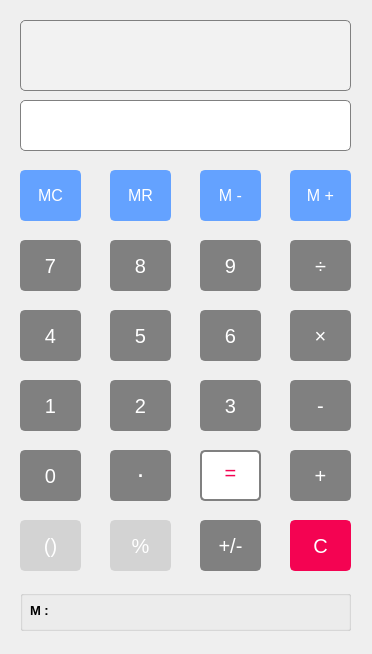
<?xml version="1.0" encoding="UTF-8"?>
<ui version="4.0">
 <class>Form</class>
 <widget class="QWidget" name="Form">
  <property name="windowModality">
   <enum>Qt::NonModal</enum>
  </property>
  <property name="geometry">
   <rect>
    <x>0</x>
    <y>0</y>
    <width>372</width>
    <height>654</height>
   </rect>
  </property>
  <property name="sizePolicy">
   <sizepolicy hsizetype="Fixed" vsizetype="Fixed">
    <horstretch>0</horstretch>
    <verstretch>0</verstretch>
   </sizepolicy>
  </property>
  <property name="minimumSize">
   <size>
    <width>372</width>
    <height>592</height>
   </size>
  </property>
  <property name="maximumSize">
   <size>
    <width>372</width>
    <height>700</height>
   </size>
  </property>
  <property name="windowTitle">
   <string>Hesap Makinesi</string>
  </property>
  <property name="windowIcon">
   <iconset>
    <normaloff>../images/icon Hesap Makinesi.ico</normaloff>../images/icon Hesap Makinesi.ico</iconset>
  </property>
  <property name="styleSheet">
   <string notr="true">QLineEdit {
    border: 1px solid gray;
    border-radius: 5px;
    padding: 0 8px;
    background: white;
    selection-background-color: red;
}

 QToolButton{
	border: 2px solid gray;
	border-radius: 5px;
	font-size: 20px;
	padding: 10px;
	width: 20px;
	height:20px;
	background: gray;
	color:white;
}

QToolButton:hover{	
	 background: white;
	color:black;
}

QTextEdit{
	border: 1px solid gray;
	border-radius: 5px;
	background: #f2f2f2;
}

QToolButton#btnParantez,
QToolButton#btnYuzde
{
	 background: lightgray;
	border: 2px solid lightgray;
}

QToolButton#btnMemoryTemizle,
QToolButton#btnMemoryEkleArti,
QToolButton#btnMemoryEkleEksi,
QToolButton#btnMemoryCagir
{
	background: #64a2ff;
	border-color: #64a2ff;
	font-size: 16px;
}</string>
  </property>
  <widget class="QLineEdit" name="txtScreen">
   <property name="geometry">
    <rect>
     <x>20</x>
     <y>100</y>
     <width>331</width>
     <height>51</height>
    </rect>
   </property>
   <property name="font">
    <font>
     <family>Segoe UI</family>
     <pointsize>14</pointsize>
    </font>
   </property>
   <property name="acceptDrops">
    <bool>false</bool>
   </property>
   <property name="autoFillBackground">
    <bool>false</bool>
   </property>
   <property name="text">
    <string/>
   </property>
   <property name="frame">
    <bool>false</bool>
   </property>
   <property name="alignment">
    <set>Qt::AlignRight|Qt::AlignTrailing|Qt::AlignVCenter</set>
   </property>
   <property name="placeholderText">
    <string/>
   </property>
  </widget>
  <widget class="QToolButton" name="btnTemizle">
   <property name="geometry">
    <rect>
     <x>290</x>
     <y>520</y>
     <width>61</width>
     <height>51</height>
    </rect>
   </property>
   <property name="styleSheet">
    <string notr="true">background-color:#f40352;
border: 2px solid #f40352;</string>
   </property>
   <property name="text">
    <string>C</string>
   </property>
   <property name="checkable">
    <bool>false</bool>
   </property>
  </widget>
  <widget class="QToolButton" name="btnParantez">
   <property name="geometry">
    <rect>
     <x>20</x>
     <y>520</y>
     <width>61</width>
     <height>51</height>
    </rect>
   </property>
   <property name="text">
    <string>()</string>
   </property>
  </widget>
  <widget class="QToolButton" name="btnYuzde">
   <property name="geometry">
    <rect>
     <x>110</x>
     <y>520</y>
     <width>61</width>
     <height>51</height>
    </rect>
   </property>
   <property name="text">
    <string>%</string>
   </property>
  </widget>
  <widget class="QToolButton" name="btnBolme">
   <property name="geometry">
    <rect>
     <x>290</x>
     <y>240</y>
     <width>61</width>
     <height>51</height>
    </rect>
   </property>
   <property name="text">
    <string>÷</string>
   </property>
  </widget>
  <widget class="QToolButton" name="btnCarpma">
   <property name="geometry">
    <rect>
     <x>290</x>
     <y>310</y>
     <width>61</width>
     <height>51</height>
    </rect>
   </property>
   <property name="text">
    <string>×</string>
   </property>
  </widget>
  <widget class="QToolButton" name="btn7">
   <property name="geometry">
    <rect>
     <x>20</x>
     <y>240</y>
     <width>61</width>
     <height>51</height>
    </rect>
   </property>
   <property name="text">
    <string>7</string>
   </property>
  </widget>
  <widget class="QToolButton" name="btn9">
   <property name="geometry">
    <rect>
     <x>200</x>
     <y>240</y>
     <width>61</width>
     <height>51</height>
    </rect>
   </property>
   <property name="text">
    <string>9</string>
   </property>
  </widget>
  <widget class="QToolButton" name="btn8">
   <property name="geometry">
    <rect>
     <x>110</x>
     <y>240</y>
     <width>61</width>
     <height>51</height>
    </rect>
   </property>
   <property name="text">
    <string>8</string>
   </property>
  </widget>
  <widget class="QToolButton" name="btnCikartma">
   <property name="geometry">
    <rect>
     <x>290</x>
     <y>380</y>
     <width>61</width>
     <height>51</height>
    </rect>
   </property>
   <property name="text">
    <string>-</string>
   </property>
  </widget>
  <widget class="QToolButton" name="btn4">
   <property name="geometry">
    <rect>
     <x>20</x>
     <y>310</y>
     <width>61</width>
     <height>51</height>
    </rect>
   </property>
   <property name="text">
    <string>4</string>
   </property>
  </widget>
  <widget class="QToolButton" name="btn6">
   <property name="geometry">
    <rect>
     <x>200</x>
     <y>310</y>
     <width>61</width>
     <height>51</height>
    </rect>
   </property>
   <property name="text">
    <string>6</string>
   </property>
  </widget>
  <widget class="QToolButton" name="btn5">
   <property name="geometry">
    <rect>
     <x>110</x>
     <y>310</y>
     <width>61</width>
     <height>51</height>
    </rect>
   </property>
   <property name="text">
    <string>5</string>
   </property>
  </widget>
  <widget class="QToolButton" name="btnToplama">
   <property name="geometry">
    <rect>
     <x>290</x>
     <y>450</y>
     <width>61</width>
     <height>51</height>
    </rect>
   </property>
   <property name="text">
    <string>+</string>
   </property>
  </widget>
  <widget class="QToolButton" name="btn1">
   <property name="geometry">
    <rect>
     <x>20</x>
     <y>380</y>
     <width>61</width>
     <height>51</height>
    </rect>
   </property>
   <property name="text">
    <string>1</string>
   </property>
  </widget>
  <widget class="QToolButton" name="btn3">
   <property name="geometry">
    <rect>
     <x>200</x>
     <y>380</y>
     <width>61</width>
     <height>51</height>
    </rect>
   </property>
   <property name="text">
    <string>3</string>
   </property>
  </widget>
  <widget class="QToolButton" name="btn2">
   <property name="geometry">
    <rect>
     <x>110</x>
     <y>380</y>
     <width>61</width>
     <height>51</height>
    </rect>
   </property>
   <property name="text">
    <string>2</string>
   </property>
  </widget>
  <widget class="QToolButton" name="btnEnter">
   <property name="geometry">
    <rect>
     <x>200</x>
     <y>450</y>
     <width>61</width>
     <height>51</height>
    </rect>
   </property>
   <property name="styleSheet">
    <string notr="true">color:#f40352;
background-color:white;
padding-top:5px;</string>
   </property>
   <property name="text">
    <string>=</string>
   </property>
  </widget>
  <widget class="QToolButton" name="btnVirgul">
   <property name="geometry">
    <rect>
     <x>110</x>
     <y>450</y>
     <width>61</width>
     <height>51</height>
    </rect>
   </property>
   <property name="styleSheet">
    <string notr="true">font-size:18px;
font-weight:bold;
line-height: 12px;
padding-top:0px;
vertical-align:top</string>
   </property>
   <property name="text">
    <string>.</string>
   </property>
  </widget>
  <widget class="QToolButton" name="btn0">
   <property name="geometry">
    <rect>
     <x>20</x>
     <y>450</y>
     <width>61</width>
     <height>51</height>
    </rect>
   </property>
   <property name="text">
    <string>0</string>
   </property>
  </widget>
  <widget class="QTextEdit" name="txtMainScreen">
   <property name="geometry">
    <rect>
     <x>20</x>
     <y>20</y>
     <width>331</width>
     <height>71</height>
    </rect>
   </property>
   <property name="font">
    <font>
     <pointsize>11</pointsize>
    </font>
   </property>
   <property name="frameShape">
    <enum>QFrame::NoFrame</enum>
   </property>
  </widget>
  <widget class="QToolButton" name="btnMemoryCagir">
   <property name="geometry">
    <rect>
     <x>110</x>
     <y>170</y>
     <width>61</width>
     <height>51</height>
    </rect>
   </property>
   <property name="text">
    <string>MR</string>
   </property>
  </widget>
  <widget class="QToolButton" name="btnMemoryEkleEksi">
   <property name="geometry">
    <rect>
     <x>200</x>
     <y>170</y>
     <width>61</width>
     <height>51</height>
    </rect>
   </property>
   <property name="text">
    <string>M -</string>
   </property>
  </widget>
  <widget class="QToolButton" name="btnMemoryTemizle">
   <property name="geometry">
    <rect>
     <x>20</x>
     <y>170</y>
     <width>61</width>
     <height>51</height>
    </rect>
   </property>
   <property name="text">
    <string>MC</string>
   </property>
  </widget>
  <widget class="QToolButton" name="btnMemoryEkleArti">
   <property name="geometry">
    <rect>
     <x>290</x>
     <y>170</y>
     <width>61</width>
     <height>51</height>
    </rect>
   </property>
   <property name="text">
    <string>M +</string>
   </property>
  </widget>
  <widget class="QGroupBox" name="groupBox">
   <property name="geometry">
    <rect>
     <x>20</x>
     <y>590</y>
     <width>331</width>
     <height>41</height>
    </rect>
   </property>
   <property name="title">
    <string/>
   </property>
   <widget class="QLabel" name="lblBellek">
    <property name="geometry">
     <rect>
      <x>40</x>
      <y>10</y>
      <width>281</width>
      <height>20</height>
     </rect>
    </property>
    <property name="font">
     <font>
      <pointsize>10</pointsize>
     </font>
    </property>
    <property name="text">
     <string/>
    </property>
   </widget>
   <widget class="QLabel" name="label">
    <property name="geometry">
     <rect>
      <x>10</x>
      <y>10</y>
      <width>31</width>
      <height>20</height>
     </rect>
    </property>
    <property name="font">
     <font>
      <pointsize>10</pointsize>
      <weight>75</weight>
      <bold>true</bold>
     </font>
    </property>
    <property name="text">
     <string>M : </string>
    </property>
   </widget>
  </widget>
  <widget class="QToolButton" name="btnArtiEksi">
   <property name="geometry">
    <rect>
     <x>200</x>
     <y>520</y>
     <width>61</width>
     <height>51</height>
    </rect>
   </property>
   <property name="text">
    <string>+/-</string>
   </property>
  </widget>
 </widget>
 <resources/>
 <connections/>
</ui>
